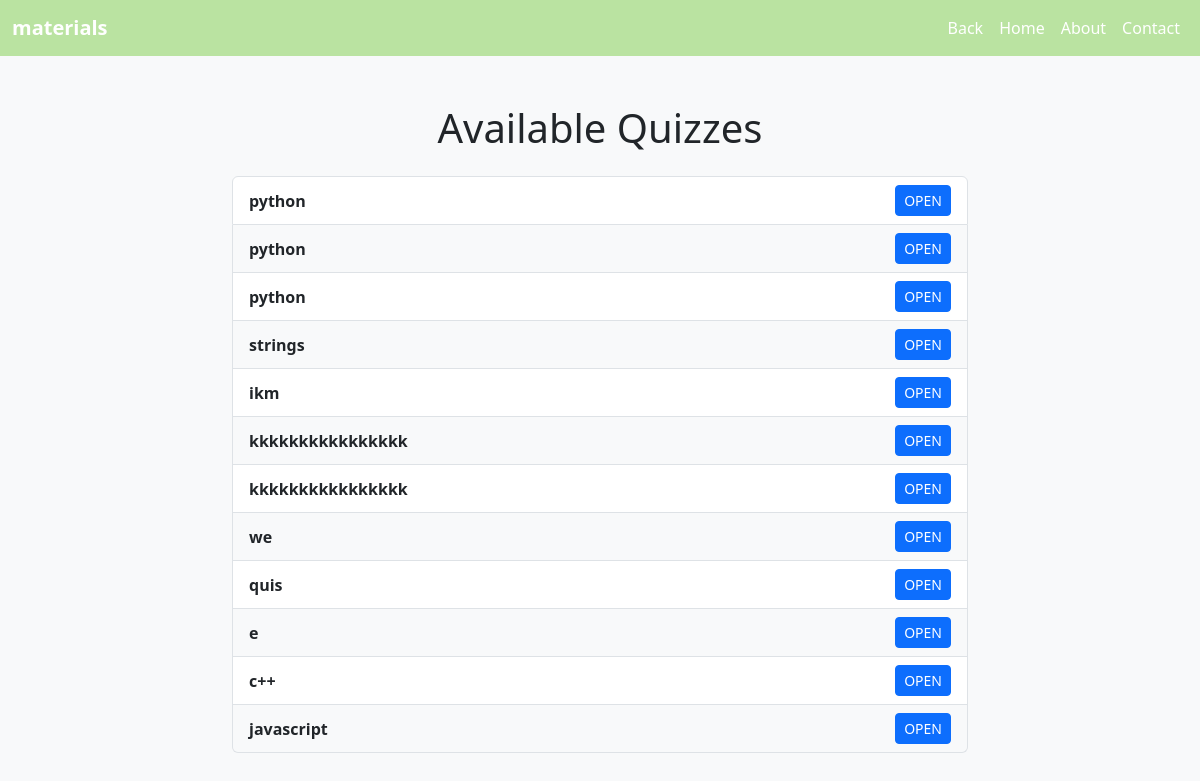
Before: /quizzes/ with the older database file.
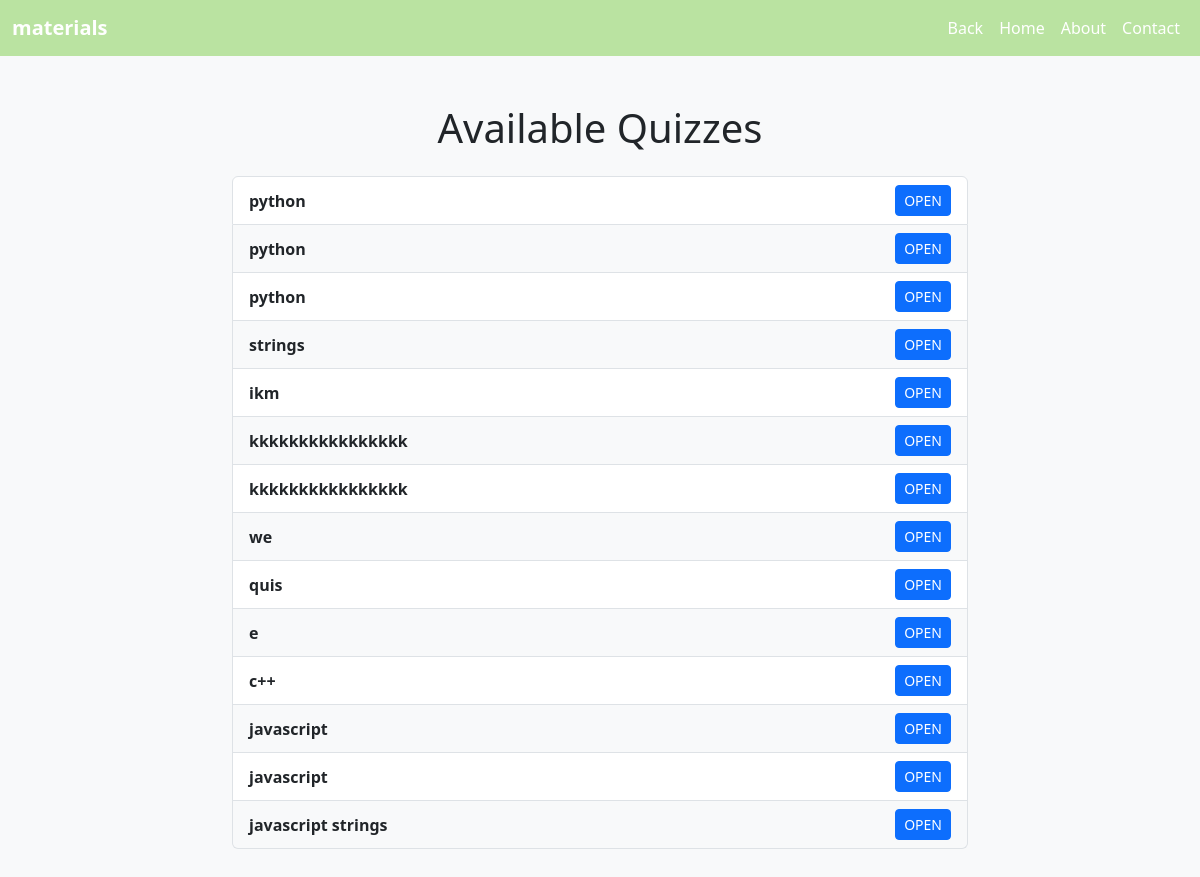
After: the same page with the newer database file.
### lms/models.py (models this page shows, shortened)
class Quiz(models.Model):
    course_content = models.ForeignKey('CourseContent', on_delete=models.CASCADE, related_name='quizzes',null=True, blank=True)
    title = models.CharField(max_length=255)
    description = models.TextField()
    marks = models.IntegerField(default=1)  # Ensure this field exists in your model
    time_limit = models.IntegerField(default=10)

### lms/views.py (the view)
# urls.py: path('quizzes/',quiz_list,name='quiz_list'),
def quiz_list(request):
    quizzes = Quiz.objects.all()  # Get all quizzes from the database
    return render(request, 'quiz_list.html', {'quizzes': quizzes})

### lms/templates/quiz_list.html (shortened to what this page needs)
<!DOCTYPE html>
<html>
<head>
    <link href="https://cdn.jsdelivr.net/npm/bootstrap@5.3.0/dist/css/bootstrap.min.css" rel="stylesheet">
</head>
<body class="bg-light">
  <body>
    <nav class="navbar navbar-expand-lg" style="background-color: hwb(97 63% 11%);">
      <div class="container-fluid">
        <a class="navbar-brand text-white" href="#" style="font-weight: bold;">materials</a>
        <div class="collapse navbar-collapse" id="navbarNav">
          <ul class="navbar-nav ms-auto">
            <li class="nav-item">
              <a class="nav-link text-white active" aria-current="page" href="{% url 'view_all'%}" style="font-size: 16px;">Back </a>
            </li>
            <li class="nav-item">
              <a class="nav-link text-white active" aria-current="page" href="{% url 'teacher_dashboard'%}" style="font-size: 16px;">Home </a>
            </li>
            <li class="nav-item">
              <a class="nav-link text-white" href="#" style="font-size: 16px;">About</a>
            </li>
            <li class="nav-item">
              <a class="nav-link text-white" href="#" style="font-size: 16px;">Contact          </a>
            </li>
          </ul>
        </div>
      </div>
    </nav>
    <div class="container my-5">
        <h1 class="text-center mb-4">Available Quizzes</h1>
        <div class="row">
            <div class="col-md-8 offset-md-2">
                <div class="list-group">
                    {% for quiz in quizzes %}
                        <div class="list-group-item d-flex justify-content-between align-items-center
                            {% cycle 'bg-white' 'bg-light' %}">
                            <span class="fw-bold">{{ quiz.title }}</span>
                            <a href="{% url 'attempt_quiz' quiz.id %}" class="btn btn-primary btn-sm">
                                OPEN
                            </a>
                        </div>
                    {% empty %}
                        <div class="alert alert-warning text-center" role="alert">
                            No quizzes available.
                        </div>
                    {% endfor %}
                </div>
            </div>
        </div>
    </div>
</body>
</html>

Changed rows visible on the page:
added Quiz: title "javascript"
added Quiz: title "javascript strings"
